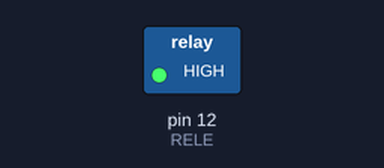
This sketch was run on a simulated Arduino Uno, built with avr-gcc and run on an emulated ATmega328P. On the bench: switched loads named in the sketch (green lamp = pin HIGH). Dashed ring = blinking.

Above: at 0.5 s.
Timing chart, 0 to 4.6 s (numbered marks = the images above):
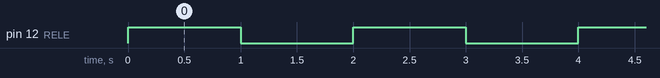

The sketch:

program.ino
```cpp
#define RELE 12

void setup(){
  pinMode(RELE, OUTPUT);
}

void loop(){
  digitalWrite(RELE, HIGH);
  delay(1000);
  digitalWrite(RELE, LOW);
  delay(1000);
}
```

Measured:
- by itself, pin 12 (RELE): alternates HIGH for 1.0 s and LOW for 1.0 s
